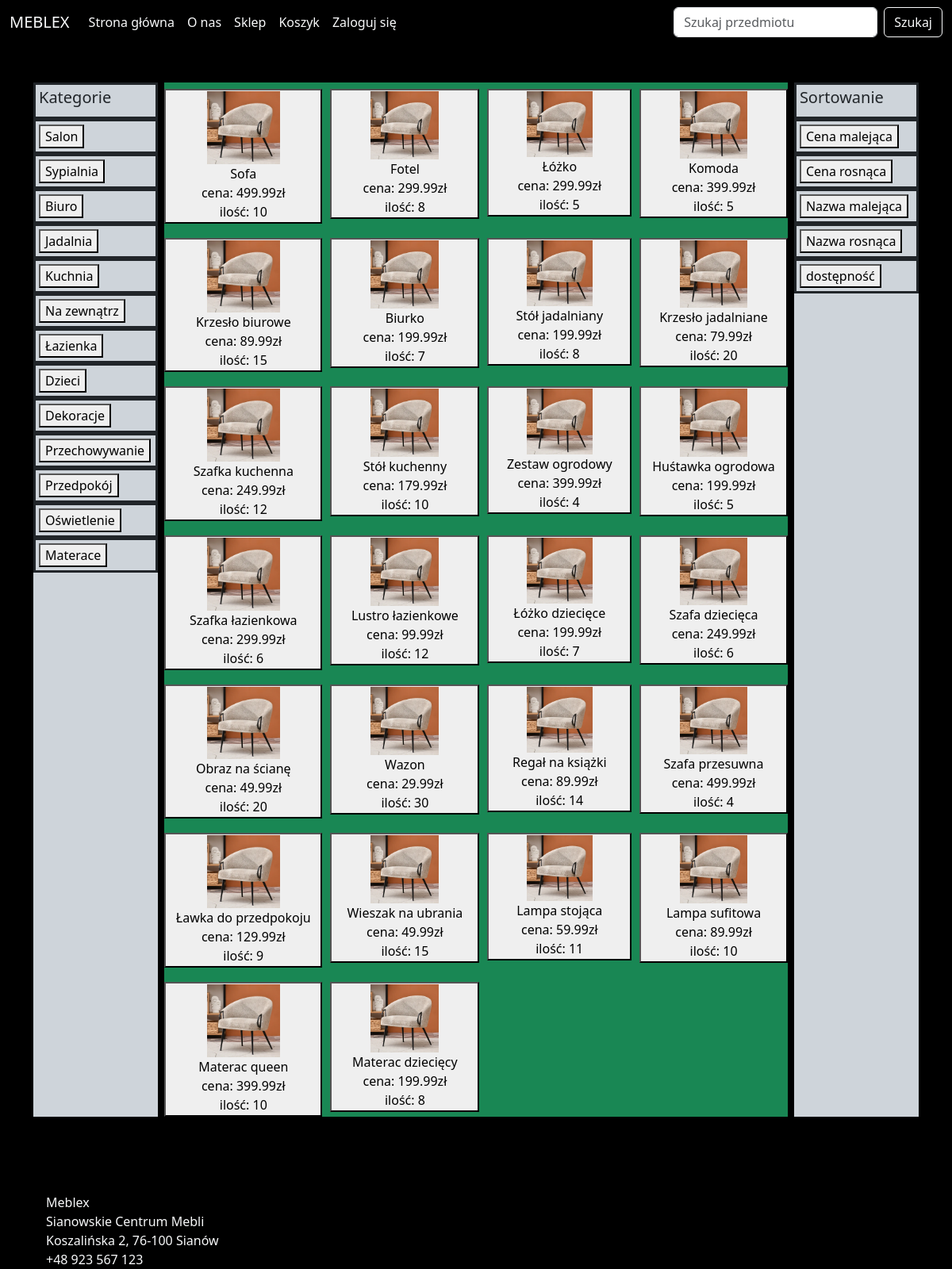
The app's page /pages/shop.php with its own data.
### tables this page shows
CREATE TABLE products (
    product_id INT AUTO_INCREMENT PRIMARY KEY,
    product_name VARCHAR(100) NOT NULL,
    category_id INT,
    price DECIMAL(10, 2) NOT NULL,
    stock_quantity INT NOT NULL,
    image VARCHAR(100) NOT NULL,
    FOREIGN KEY (category_id) REFERENCES categories(category_id)
);

### scripts/functions.php (the view, shortened to what this page needs)
<?php
function showLoginProfile()
{
    if (isset($_SESSION['user_id'])) {
        echo '<li class="nav-item">
                    <a class="nav-link text-light" href="../pages/profile.php">Profil</a>
                </li>';
    } else {
        echo '<li class="nav-item">
                    <a class="nav-link text-light" href="../pages/login.php">Zaloguj się</a>
                </li>';
    }
}
class Product
{
    public $productName;
    public $price;
    public $stockQuantity;
    public $image;
    function __construct($productId, $productName, $price, $stockQuantity, $category, $image)
    {
        $this->productName = $productName;
        $this->price = $price;
        $this->stockQuantity = $stockQuantity;
        $this->image = $image;
    }
    public function showProduct()
    {
        echo "<div class='shopItem justify-content-center text-center mt-2'><form action='../pages/product.php' method='get'><input type='hidden' name='product' value='" . $this->productName . "'><button type='submit'><img src='../assets/" . $this->image . "'>
<br>" . $this->productName . "<br>cena: " . $this->price . "zł<br>ilość: " . $this->stockQuantity . "</button></form></div>";
    }
}
function loadProducts($conn, $query)
{
    $result = mysqli_query($conn, $query);
    $products = [];
    while ($row = $result->fetch_assoc()) {
        $product = new Product($row['product_id'], $row['product_name'], $row['price'], $row['stock_quantity'], $row['category_name'], $row['image']);
        $products[] = $product;
    }
    return $products;
}
?>

### pages/shop.php (shortened to what this page needs)
<?php
include("../scripts/functions.php");
$config = $GLOBALS["config"];
?>
<!doctype html>
<html lang="pl">
<head>
    <link href="../bootstrap-5.3.3-dist/css/bootstrap.css" rel="stylesheet">
    <link href="../style.css" rel="stylesheet">
</head>
<body class="bg-black text-light">
<nav class="navbar navbar-expand-lg bg-body-dark">
    <div class="container-fluid">
        <a class="navbar-brand text-light" href="#">MEBLEX</a>
        <div class="collapse navbar-collapse" id="navbarTogglerDemo02">
            <ul class="navbar-nav me-auto mb-2 mb-lg-0">
                <li class="nav-item">
                    <a class="nav-link text-light" aria-current="page" href="../index.php">Strona główna</a>
                </li>
                <li class="nav-item">
                    <a class="nav-link text-light" href="../pages/about.php">O nas</a>
                </li>
                <li class="nav-item">
                    <a class="nav-link text-light" href="#">Sklep</a>
                </li>
                <li class="nav-item">
                    <a class="nav-link text-light" href="../pages/cart.php">Koszyk</a>
                </li>
                <?php
                showLoginProfile();
                ?>
            </ul>
            <form class="d-flex" role="search" action="../pages/shop.php" method="post">
                <input class="form-control me-2 text-dark" name="search" type="search" placeholder="Szukaj przedmiotu"
                       aria-label="Search">
                <button class="btn btn-outline-light" type="submit">Szukaj</button>
            </form>
        </div>
    </div>
</nav>
<div class="container mt-5">
    <div class="flex-container">
        <div class="flex-container-vertical sidebars me-2 bg-dark-subtle">
            <div class="border border-dark border-3 p-1 text-dark"><H5>Kategorie</H5></div>
            <?php
            foreach (Category::cases() as $category) {
                echo '<div class="border border-dark border-3 p-1 text-dark"><form action="../pages/shop.php" method="get"><input type="hidden" name="category" value="' . $category->value . '"><button type="submit">  ' . $category->value . '</button></form></div>';
            }
            ?>
        </div>
        <div class="grid-container bg-success w-75">
            <?php
            $products = (object)array();
            $conn = connect_to_db($config);
            if (isset($_POST['search'])) {
                $query = "
                SELECT p.product_id, p.product_name, p.price, p.stock_quantity, c.category_name, p.image
                FROM products p
                JOIN categories c ON p.category_id = c.category_id
                WHERE p.product_name LIKE '%" . $_POST['search'] . "%'";
                $products = loadProducts($conn,$query);
            } else {
                $query = "
                SELECT p.product_id, p.product_name, p.price, p.stock_quantity, c.category_name, p.image
                FROM products p
                JOIN categories c ON p.category_id = c.category_id";
                $products = loadProducts($conn,$query);
            }
            if (isset($_GET["category"])) {
                foreach ($products as $product) {
                    if ($product->category == $_GET['category']) $product->showProduct();
                }
            } else {
                foreach ($products as $product) {
                    $product->showProduct();
                }
            }
            ?>
        </div>
        <div class="flex-container-vertical sidebars ms-2 bg-dark-subtle">
            <div class="border border-dark border-3 p-1 text-dark"><H5>Sortowanie</H5></div>
            <div class="border border-dark border-3 p-1 text-dark">
                <form action="../pages/shop.php" method="get"><input type="hidden" name="sort" value="priceDescending">
                    <button type="submit">Cena malejąca</button>
                </form>
            </div>
            <div class="border border-dark border-3 p-1 text-dark">
                <form action="../pages/shop.php" method="get"><input type="hidden" name="sort" value="priceAscending">
                    <button type="submit">Cena rosnąca</button>
                </form>
            </div>
            <div class="border border-dark border-3 p-1 text-dark">
                <form action="../pages/shop.php" method="get"><input type="hidden" name="sort" value="nameDescending">
                    <button type="submit">Nazwa malejąca</button>
                </form>
            </div>
            <div class="border border-dark border-3 p-1 text-dark">
                <form action="../pages/shop.php" method="get"><input type="hidden" name="sort" value="nameAscending">
                    <button type="submit">Nazwa rosnąca</button>
                </form>
            </div>
            <div class="border border-dark border-3 p-1 text-dark">
                <form action="../pages/shop.php" method="get"><input type="hidden" name="sort" value="availability">
                    <button type="submit">dostępność</button>
                </form>
            </div>
        </div>
    </div>
    <footer class="mt-5">
        <div class="row text-start ms-3 pt-5">
            Meblex <br>
            Sianowskie Centrum Mebli <br>
            Koszalińska 2, 76-100 Sianów <br>
            +48 923 567 123
        </div>
    </footer>
</body>
</html>

### style.css (style rules this page uses)
img { max-width: 50%; height: auto; }
.grid-container { display: grid; gap: 10px; grid-template-columns: auto auto auto auto; }
.flex-container { display: flex; justify-content: center; }
.flex-container-vertical { display: flex; flex-direction: column; }
.sidebars { min-width: 100px; width: 15%; }

### records on screen
products: image (picture), product_name "Sofa", price "499.99", stock_quantity "10"
products: image (picture), product_name "Fotel", price "299.99", stock_quantity "8"
products: image (picture), product_name "Łóżko", price "299.99", stock_quantity "5"
products: image (picture), product_name "Komoda", price "399.99", stock_quantity "5"
products: image (picture), product_name "Krzesło biurowe", price "89.99", stock_quantity "15"
products: image (picture), product_name "Biurko", price "199.99", stock_quantity "7"
products: image (picture), product_name "Stół jadalniany", price "199.99", stock_quantity "8"
products: image (picture), product_name "Krzesło jadalniane", price "79.99", stock_quantity "20"
products: image (picture), product_name "Szafka kuchenna", price "249.99", stock_quantity "12"
products: image (picture), product_name "Stół kuchenny", price "179.99", stock_quantity "10"
products: image (picture), product_name "Zestaw ogrodowy", price "399.99", stock_quantity "4"
products: image (picture), product_name "Huśtawka ogrodowa", price "199.99", stock_quantity "5"
products: image (picture), product_name "Szafka łazienkowa", price "299.99", stock_quantity "6"
products: image (picture), product_name "Lustro łazienkowe", price "99.99", stock_quantity "12"
products: image (picture), product_name "Łóżko dziecięce", price "199.99", stock_quantity "7"
products: image (picture), product_name "Szafa dziecięca", price "249.99", stock_quantity "6"
products: image (picture), product_name "Obraz na ścianę", price "49.99", stock_quantity "20"
products: image (picture), product_name "Wazon", price "29.99", stock_quantity "30"
products: image (picture), product_name "Regał na książki", price "89.99", stock_quantity "14"
products: image (picture), product_name "Szafa przesuwna", price "499.99", stock_quantity "4"
products: image (picture), product_name "Ławka do przedpokoju", price "129.99", stock_quantity "9"
products: image (picture), product_name "Wieszak na ubrania", price "49.99", stock_quantity "15"
products: image (picture), product_name "Lampa stojąca", price "59.99", stock_quantity "11"
products: image (picture), product_name "Lampa sufitowa", price "89.99", stock_quantity "10"
products: image (picture), product_name "Materac queen", price "399.99", stock_quantity "10"
products: image (picture), product_name "Materac dziecięcy", price "199.99", stock_quantity "8"

### other values on screen
$category->value "Salon"
$category->value "Sypialnia"
$category->value "Biuro"
$category->value "Jadalnia"
$category->value "Kuchnia"
$category->value "Na zewnątrz"
$category->value "Łazienka"
$category->value "Dzieci"
$category->value "Dekoracje"
$category->value "Przechowywanie"
$category->value "Przedpokój"
$category->value "Oświetlenie"
$category->value "Materace"
